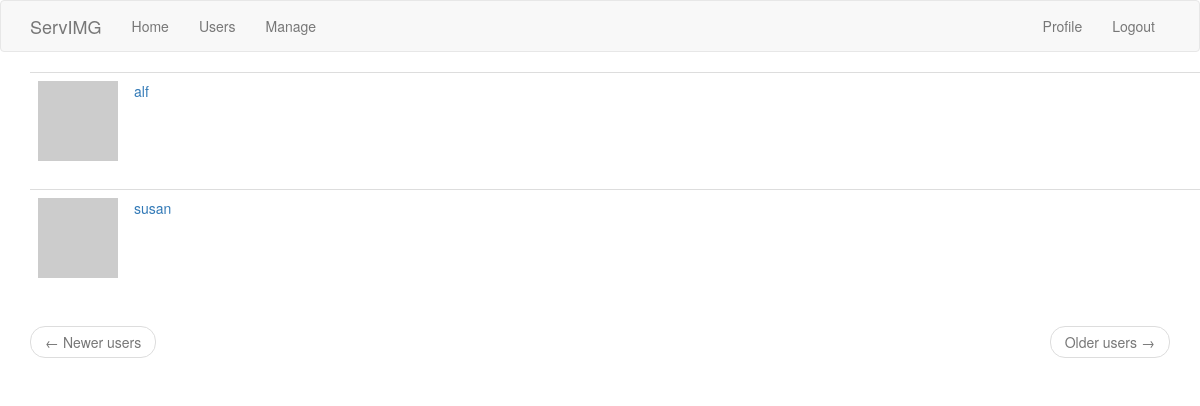
/users (signed in), run on an earlier commit of the app's database.
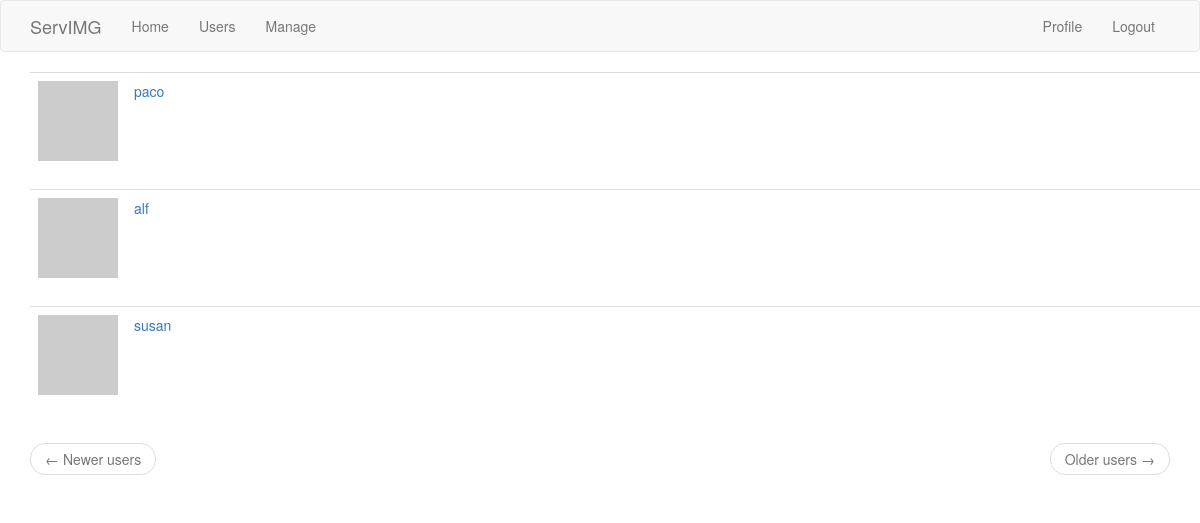
And on a later commit of the database.
### app/models.py (models this page shows, shortened)
class User(UserMixin, db.Model):
    id = db.Column(db.Integer, primary_key=True)
    username = db.Column(db.String(64), index=True, unique=True)
    email = db.Column(db.String(120), index=True, unique=True)
    password_hash = db.Column(db.String(128))
    posts = db.relationship('Post', backref='author', lazy='dynamic')
    about_me = db.Column(db.String(140))
    last_seen = db.Column(db.DateTime, default=datetime.utcnow)
    followed = db.relationship(
        'User', secondary=followers,
        primaryjoin=(followers.c.follower_id == id),
        secondaryjoin=(followers.c.followed_id == id),
        backref=db.backref('followers', lazy='dynamic'), lazy='dynamic')
    def avatar(self, size):
        digest = md5(self.email.lower().encode('utf-8')).hexdigest()
        return 'https://www.gravatar.com/avatar/{}?d=identicon&s={}'.format(
            digest, size)

### app/routes.py (the view)
@app.route('/users')
@login_required
def users():
    page = request.args.get('page', 1, type=int)
    users = User.query.order_by(User.id.desc()).paginate(page, app.config['USERS_PER_PAGE'], False)
    next_url = url_for('users', page=users.next_num) \
        if users.has_next else None
    prev_url = url_for('users', page=users.prev_num) \
        if users.has_prev else None
    return render_template('users.html', title='Users', users=users.items, next_url=next_url, prev_url=prev_url)

### app/models.py (called while the page is built)
@login.user_loader
def load_user(id):
    return User.query.get(int(id))

### app/routes.py (called while the page is built)
@app.before_request
def before_request():
    if current_user.is_authenticated:
        current_user.last_seen = datetime.utcnow()
        db.session.commit()

### app/templates/users.html
{% extends "base.html" %}
{% import 'bootstrap/wtf.html' as wtf %}
{% block app_content %}
<main role="main">
    <div class="album py-5 bg-light">
      <div class="container">
        <div class="row">
    {% for user in users %}
        {% include '_user.html' %}
    {% endfor %}
    </main>
    <nav aria-label="...">
        <ul class="pager">
            <li class="previous{% if not prev_url %} disabled{% endif %}">
                <a href="{{ prev_url or '#' }}">
                    <span aria-hidden="true">&larr;</span> Newer users
                </a>
            </li>
            <li class="next{% if not next_url %} disabled{% endif %}">
                <a href="{{ next_url or '#' }}">
                    Older users <span aria-hidden="true">&rarr;</span>
                </a>
            </li>
        </ul>
    </nav>
{% endblock %}

### app/templates/_user.html
<table class="table table-hover">
    <tr>
        <td width="70px">
            <a href="{{ url_for('user', username=user.username) }}">
                <img src="{{ user.avatar(70) }}" />
            </a>
        </td>
        <td>
            <a href="{{ url_for('user', username=user.username) }}">
                {{ user.username }}
            </a>
        </td>
    </tr>
</table>

What changed in the data, as far as the page shows it:
added User: username "paco"
